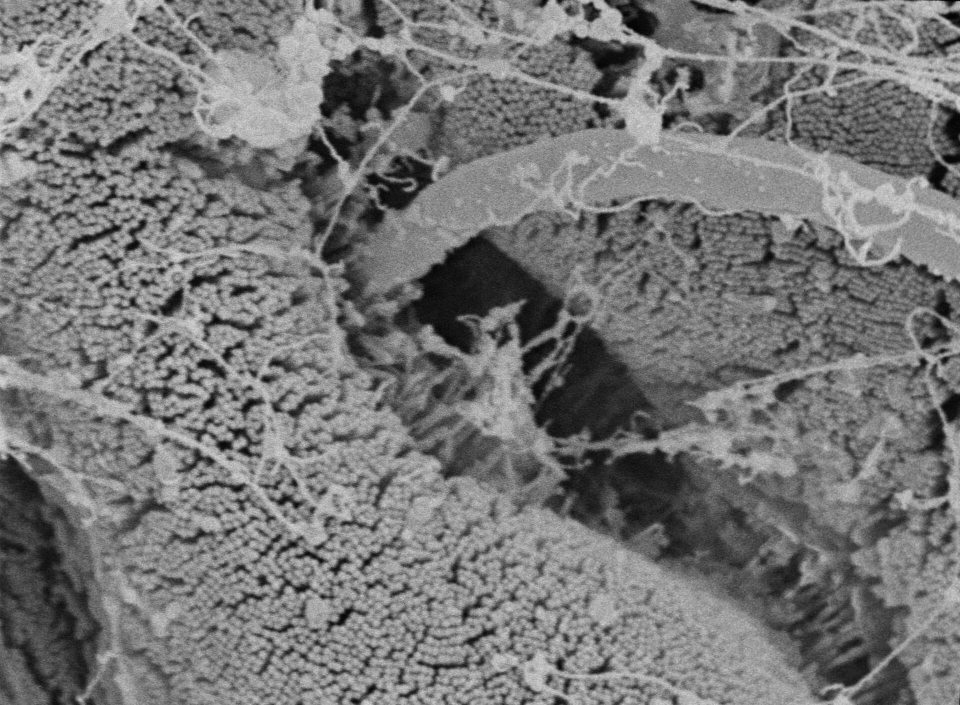
#> input picture medical/episodes/L01_antibiotic_resistance/images/04813868af64.jpg, 1920 x 1410 px (shown at 1/2 size)
$ python -i longform.py   (imports and definitions only)
#> lines starting #> are read from the running program, lines starting #| are printed output that depends on the picture
### medical/render.py
"""Video Editor. "Clinic-light" editorial theme (PARAVION MED): white page, dark grotesk headlines with a
teal second line, spaced teal kickers, hairline rules, green/amber verdict pills, red ✗, ECG / trial / mnemonic
visuals for medical topics, and a permanent "educational only" line under the header.
All graphics, music and SFX are generated here (no third-party footage).

python3 render.py episodes/<slug> [--cover]  ->  final_video.mp4, cover.png
"""
import json, math, re, subprocess, sys, wave
from pathlib import Path

import numpy as np
from PIL import Image, ImageDraw, ImageFont

ROOT = Path(__file__).parent
W, H, FPS, SR = 1080, 1920, 30, 44100
CFG = json.loads((ROOT / "config.json").read_text())
#> (reads medical/config.json from the repository)
T = CFG["theme"]
def hx(c, a=255): c = c.lstrip("#"); return tuple(int(c[i:i + 2], 16) for i in (0, 2, 4)) + (a,)
BG, BAND, RULE, INK, MUTED, ACC, XRED = (hx(T[k]) for k in ("bg", "band", "rule", "ink", "muted", "accent", "x_red"))
GREEN_BG, GREEN_FG, AMBER_BG, AMBER_FG = (hx(T[k]) for k in ("pill_green_bg", "pill_green_fg", "pill_amber_bg", "pill_amber_fg"))
TINT = hx(T.get("tint", "#F3F3F1"))
WHITE = (255, 255, 255, 255)
_fc = {}
# [5 lines left out: function F, not called in this run]

# Safe zone: avoid top 12% (<230), bottom 22% (>1498), right 15% (>918)
SAFE_L, SAFE_R = 80, 1000      # margins (symmetric)
CX = W // 2                    # 540 — true centre; text blocks kept ≤760 px wide (160–920) so they clear the right-side buttons
VY = 985                      # visual centre (full-frame layout)
VIS_SCALE = 0.98
BAND_Y = 1330                  # bottom of the content area


def ease(x): x = max(0, min(1, x)); return 1 - (1 - x) ** 3
def back(x):
    x = max(0, min(1, x)); c = 1.15
    return 1 + (c + 1) * (x - 1) ** 3 + c * (x - 1) ** 2
def fade(c, a): return c[:3] + (int(c[3] * max(0, min(1, a))),)


def tc(d, xy, s, font, fill, anchor="mm"):
    d.text(xy, s, font=font, fill=fill, anchor=anchor)


# [28 lines left out: functions spaced, wrap, xmark, not called in this run]


def check(d, cx, cy, r, col, width=20):
    d.line([(cx - r, cy), (cx - r * 0.3, cy + r * 0.7), (cx + r, cy - r * 0.8)], fill=col, width=width, joint="curve")


# [9 lines left out: function pill, not called in this run]


def arrow(d, x, y, length, col, width=5):
    d.line([(x, y), (x + length, y)], fill=col, width=width)
    d.line([(x + length - 22, y - 16), (x + length, y), (x + length - 22, y + 16)], fill=col, width=width, joint="curve")


# [69 lines left out: functions stamp, chip, med_cross, ecg_y, draw_ecg, not called in this run]


# ------------------------------------------------------------ visuals (all text/numbers come from the episode script)
KIND_COL = {"ink": INK, "accent": ACC, "red": XRED, "green": GREEN_FG, "muted": MUTED}


# [334 lines left out: functions mark, num_text, draw_visual, fit_font, not called in this run]


# ------------------------------------------------------------ chrome
CHECKED = ""     # "Fact-checked as of …" stamp, set per episode from meta.checked_on


# [55 lines left out: functions checked_text, header, headline, caption_groups, not called in this run]


CAP_DIM = (168, 168, 162, 255)
# [13 lines left out: function draw_caption, not called in this run]


def section(beat):
    return beat.replace("SUB", "HOOK")


# [23 lines left out: function content, not called in this run]


TR = 0.22     # push transition (same section)
WIPE = 0.34   # bar sweep (new section)
LEAD = 0.36   # picture cuts this much BEFORE the line is spoken, so the visual is in place when the words land
VIS_SPEED = 1.7  # visual animations (counters, bars, tiles, ECG) play this much faster than their base timings
CONTENT_BOX = (0, 232, W, BAND_Y - 1)


# [6 lines left out: function shifted, not called in this run]


_deco = None
# [230 lines left out: functions bottom_deco, frame, scene_at, pluck, synth_audio, mix and 4 more, not called in this run]


# [2 lines that do not run on import are left out]

### medical/longform.py
"""Long-form cinematic renderer for PARAVION MED "Deep Dive" videos (16:9, 1920x1080, 30 fps).

    python3 longform.py episodes/<slug> [--thumb] [--preview START END]

Script: episodes/<slug>/script.json with "format": "long". Each line is one scene, timed to the voice (timings.json):
  visual.type = "image"    real, licensed photo (media.py downloads it; credits.json holds the licence).
                           Slow Ken Burns move ("move": in | out | left | right | up | down), colour grade, vignette,
                           film grain, lower-third headline from `ost` ("kicker|headline"), credit line bottom-right.
                           Portrait or small images are shown as a floating print over a blurred copy of themselves.
  visual.type = "chapter"  letterboxed chapter card: CHAPTER n, title, thin animated rule, optional blurred image "bg".
  visual.type = "title"    the episode title card over a darkened image ("bg").
  visual.type = "end"      subscribe card with the disclaimer and fact-check date.
  any Shorts visual         (stat, trial, grid, mnemonic, ecg, tags, versus, verdict, drug_card, ...) drawn by render.py
                           on a white card on the right, with the `ost` headline on the left, over a dark studio backdrop.
The picture leads the voice by LEAD seconds and scenes cross-dissolve; chapter and title cards dip through black.
Audio: voice + self-made cinematic score (pad, slow plucks, swells into chapter cards, low booms) ducked under the voice,
loudness-normalised to -14 LUFS. Also writes captions.srt (upload it as YouTube subtitles) and thumbnail.png (1280x720).
"""
import json, math, subprocess, sys, wave
from pathlib import Path

import numpy as np
from PIL import Image, ImageDraw, ImageFilter, ImageEnhance

import render as R

ROOT = Path(__file__).parent
W, H, FPS, SR = 1920, 1080, 30, 44100
CFG = R.CFG
ACC, INK, WHITE = R.ACC, R.INK, (255, 255, 255, 255)
DARK = (11, 18, 20, 255)
LEAD, XFADE, DIP = 0.30, 0.55, 0.45
F = R.F


def ease(x): x = max(0.0, min(1.0, x)); return x * x * (3 - 2 * x)          # smoothstep for camera moves
def easeo(x): return R.ease(x)


# ------------------------------------------------------------------ image prep (grade once, move per frame)
_cache = {}


def graded(path):
    """Load, cover-scale to >= 2304x1296 and colour-grade (gentle contrast, teal shadows / warm highlights)."""
    if path in _cache: return _cache[path]
    im = Image.open(path).convert("RGB")
#> im is the input picture: PIL image 1920x1410 RGB; mean R, G, B 118.2, 118.2, 118.2
    portrait = im.width / im.height < 1.15 or im.width < 1600
#> portrait = False
    im = ImageEnhance.Contrast(im).enhance(1.08); im = ImageEnhance.Color(im).enhance(0.92)
    a = np.asarray(im).astype(np.float32) / 255
    lum = a.mean(axis=2, keepdims=True)
    shadow = np.array([0.0, 0.035, 0.05]) * (1 - lum) ** 2          # teal into the shadows
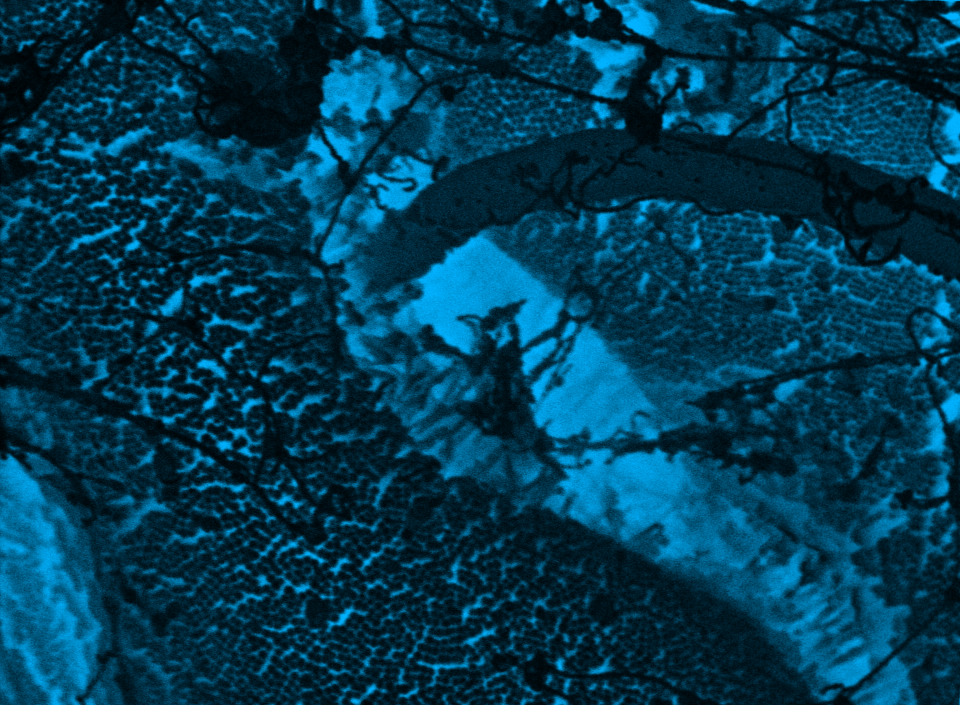
#> shadow: shape (1410, 1920, 3) float64 (shown at 1/2 size); mean R, G, B 0, 0.0113, 0.0162; drawn with min black and max white
    high = np.array([0.03, 0.012, -0.02]) * lum ** 2                 # warmth into the highlights
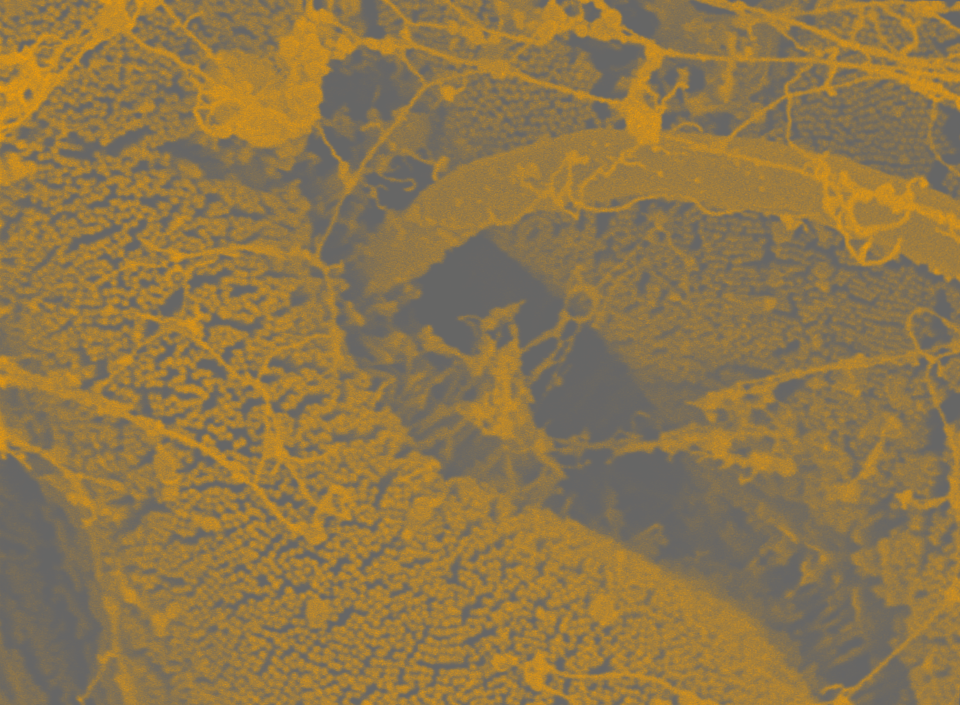
#> high: shape (1410, 1920, 3) float64 (shown at 1/2 size); mean R, G, B 0.00739, 0.00296, -0.00493; drawn with min black and max white
    a = np.clip(a + shadow + high, 0, 1)
    im = Image.fromarray((a * 255).astype(np.uint8))
    if portrait:
        bg = im.resize(cover_size(im, W * 1.15, H * 1.15), Image.LANCZOS).filter(ImageFilter.GaussianBlur(40))
        bg = ImageEnhance.Brightness(bg).enhance(0.45)
        fg_h = int(H * 0.80); fg = im.resize((int(im.width * fg_h / im.height), fg_h), Image.LANCZOS)
        if fg.width > W * 0.8: fg = im.resize((int(W * 0.8), int(im.height * W * 0.8 / im.width)), Image.LANCZOS)
        out = (bg, fg)
    else:
        out = (im.resize(cover_size(im, W * 1.2, H * 1.2), Image.LANCZOS), None)
    _cache[path] = out
    return out


def cover_size(im, w, h):
#> called with w = 2304, h = 1296
    s = max(w / im.width, h / im.height)
#> s = 1.2
    return int(im.width * s + 1), int(im.height * s + 1)


MOVES = ["in", "right", "out", "left", "up", "in", "down", "out"]


# [34 lines left out: functions ken_burns, make_vignette, make_grain, not called in this run]


VIGNETTE, GRAIN = None, None


# [5 lines left out: function bottom_shade, not called in this run]


SHADE = None


# ------------------------------------------------------------------ scene painters
# [35 lines left out: functions lower_third, credit_line, checked_nice, top_shade, not called in this run]


TOPSHADE = None


# [70 lines left out: functions watermark, scene_image, scene_missing, scene_graphic, not called in this run]


def letterbox(img, k=1.0):
    d = ImageDraw.Draw(img); bar = int(132 * k)
    d.rectangle([0, 0, W, bar], fill=(0, 0, 0, 255)); d.rectangle([0, H - bar, W, H], fill=(0, 0, 0, 255))


# [61 lines left out: functions blurred_bg, scene_chapter, scene_title, scene_end, paint, not called in this run]


DIPPED = {"chapter", "title", "end"}


# [150 lines left out: functions frame, score, pad_voice, finalize, loudness_trim, srt and 1 more, not called in this run]


# ------------------------------------------------------------------ main
CUR_EP = None


# [34 lines left out: function main, not called in this run]


# [4 lines not run here, left out]

>>> result = graded('episodes/L01_antibiotic_resistance/images/04813868af64.jpg')
